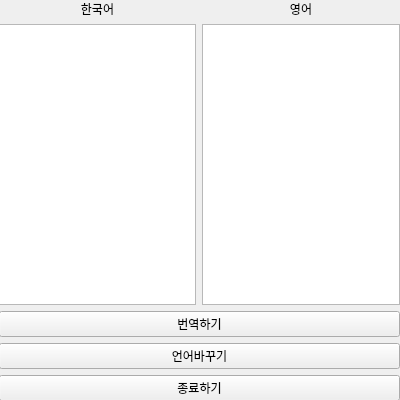
<?xml version="1.0" encoding="UTF-8"?>
<ui version="4.0">
 <class>Form</class>
 <widget class="QWidget" name="Form">
  <property name="geometry">
   <rect>
    <x>0</x>
    <y>0</y>
    <width>400</width>
    <height>400</height>
   </rect>
  </property>
  <property name="windowTitle">
   <string>Form</string>
  </property>
  <widget class="QWidget" name="verticalLayoutWidget">
   <property name="geometry">
    <rect>
     <x>-1</x>
     <y>0</y>
     <width>401</width>
     <height>401</height>
    </rect>
   </property>
   <layout class="QVBoxLayout" name="verticalLayout">
    <item>
     <layout class="QHBoxLayout" name="horizontalLayout">
      <item>
       <layout class="QVBoxLayout" name="verticalLayout_2">
        <item>
         <widget class="QLabel" name="label_2">
          <property name="text">
           <string>한국어</string>
          </property>
          <property name="alignment">
           <set>Qt::AlignCenter</set>
          </property>
         </widget>
        </item>
        <item>
         <widget class="QTextEdit" name="edit1"/>
        </item>
       </layout>
      </item>
      <item>
       <layout class="QVBoxLayout" name="verticalLayout_3">
        <item>
         <widget class="QLabel" name="label">
          <property name="text">
           <string>영어</string>
          </property>
          <property name="alignment">
           <set>Qt::AlignCenter</set>
          </property>
         </widget>
        </item>
        <item>
         <widget class="QTextEdit" name="edit2"/>
        </item>
       </layout>
      </item>
     </layout>
    </item>
    <item>
     <widget class="QPushButton" name="pushButton">
      <property name="text">
       <string>번역하기</string>
      </property>
     </widget>
    </item>
    <item>
     <widget class="QPushButton" name="pushButton_2">
      <property name="text">
       <string>언어바꾸기</string>
      </property>
     </widget>
    </item>
    <item>
     <widget class="QPushButton" name="pushButton_3">
      <property name="text">
       <string>종료하기</string>
      </property>
     </widget>
    </item>
   </layout>
  </widget>
 </widget>
 <resources/>
 <connections>
  <connection>
   <sender>pushButton_3</sender>
   <signal>clicked()</signal>
   <receiver>Form</receiver>
   <slot>close()</slot>
   <hints>
    <hint type="sourcelabel">
     <x>200</x>
     <y>380</y>
    </hint>
    <hint type="destinationlabel">
     <x>204</x>
     <y>-19</y>
    </hint>
   </hints>
  </connection>
 </connections>
</ui>
